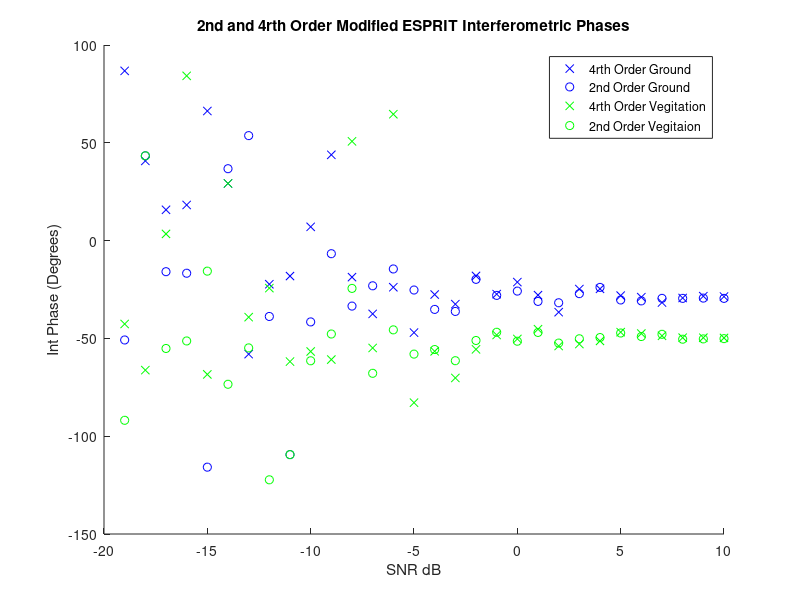
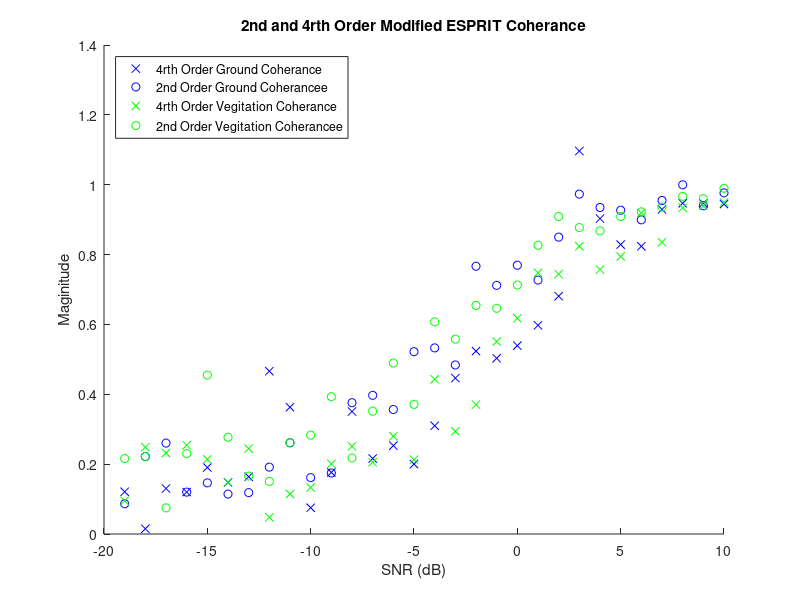

Source code (MATLAB) for these figures, in order:
%% Afric_Sim_test_ESPRIT
clc;clear;
%% Initializations
alpha = 1; %ground weighting factor
beta = 1;   %veg weighting factor

Pol_ground = [1;-1;0]/sqrt(2);
Pol_Cum_ground = [1;1;0;-1;0;0]/sqrt(3); %ground
Pol_vegitation = [1;1;1]/sqrt(3);
Pol_Cum_vegitation = [1;1;1;1;1;1]/sqrt(6); %vegitation

G_O = 30;
ground_offset = G_O*pi/180; % ground interferomitry offset
V_O = 50;
vegitation_offset = V_O*pi/180;    % veg interferomitry offset

Averaged_samples = 1;
Window = 81;    %size of window
SNR_samples = 30;

ground_phase_4 = zeros(SNR_samples,1);
ground_mag_4 = zeros(SNR_samples,1);
ground_phase_2 = zeros(SNR_samples,1);
ground_mag_2 = zeros(SNR_samples,1);

vegitation_phase_4 = zeros(SNR_samples,1);
vegitation_mag_4 = zeros(SNR_samples,1);
vegitation_phase_2 = zeros(SNR_samples,1);
vegitation_mag_2 = zeros(SNR_samples,1);

SNR = zeros(1,SNR_samples);
%% Matrix Construction
for SNR_sample = 1:SNR_samples;
    
    SNR(SNR_sample)=SNR_sample-20;
    Noise = (10^(-SNR(SNR_sample)/20))/sqrt(3);
    
    for unusedvariable = 1:Averaged_samples
        
        g =  Pol_ground*(sqrt(-2*log(1-rand(1,Window))).*exp(1i*2*pi*rand(1,Window)));
        v =  Pol_vegitation*(sqrt(-2*log(1-rand(1,Window))).*exp(1i*2*pi*rand(1,Window)));
        
        s1 = alpha*g + beta*v;
        s2 = alpha*exp(1i*ground_offset)*g + beta*exp(1i*vegitation_offset)*v;
        
        s1_Noise = s1 + Noise*sqrt(-2*log(1-rand(3,Window))).*exp(1i*2*pi*rand(3,Window));
        s2_Noise = s2 + Noise*sqrt(-2*log(1-rand(3,Window))).*exp(1i*2*pi*rand(3,Window));
        
        
        %% Fourth Order ESPRIT
        S1_4=[s1_Noise(1,:).*s1_Noise(1,:)
            s1_Noise(2,:).*s1_Noise(2,:)
            s1_Noise(3,:).*s1_Noise(3,:)
            s1_Noise(1,:).*s1_Noise(2,:)
            s1_Noise(1,:).*s1_Noise(3,:)
            s1_Noise(2,:).*s1_Noise(3,:)];
        
        S2_4=[s2_Noise(1,:).*s2_Noise(1,:)
            s2_Noise(2,:).*s2_Noise(2,:)
            s2_Noise(3,:).*s2_Noise(3,:)
            s2_Noise(1,:).*s2_Noise(2,:)
            s2_Noise(1,:).*s2_Noise(3,:)
            s2_Noise(2,:).*s2_Noise(3,:)];
        
        R1_4 = S1_4*S1_4'/Window;
        R2_4 = S1_4*S2_4'/Window;
        
        [eigenvec_4,eigenval_4] = eig(pinv(R1_4)*R2_4);
        
        polfilter_4 = abs(Pol_Cum_ground'*eigenvec_4);
        [~,srt_4] = sort(polfilter_4,'descend');
        ground_phase_4(SNR_sample) = ground_phase_4(SNR_sample)...
            + 0.5*angle(eigenval_4(srt_4(1),srt_4(1)))/Averaged_samples;
        
        ground_mag_4(SNR_sample) = ground_mag_4(SNR_sample)...
            + abs(eigenval_4(srt_4(1),srt_4(1)))/Averaged_samples;
        
        polfilter_4 = abs(Pol_Cum_vegitation'*eigenvec_4);
        [~,srt_4] = sort(polfilter_4,'descend');
        vegitation_phase_4(SNR_sample) = vegitation_phase_4(SNR_sample)...
            + 0.5*angle(eigenval_4(srt_4(1),srt_4(1)))/Averaged_samples;
        
        vegitation_mag_4(SNR_sample) = vegitation_mag_4(SNR_sample)...
            + abs(eigenval_4(srt_4(1),srt_4(1)))/Averaged_samples;
        %% Second Order ESPRIT
        S1_2 = [s1_Noise(1,:)
            s1_Noise(2,:)
            s1_Noise(3,:)];
        
        S2_2 = [s2_Noise(1,:)
            s2_Noise(2,:)
            s2_Noise(3,:)];
        
        R1_2 = S1_2*S1_2'/Window;
        R2_2 = S1_2*S2_2'/Window;
        
        [eigenvec_2,eigenval_2] = eig(pinv(R1_2)*R2_2);
        
        polfilter_2 = abs(Pol_ground'*eigenvec_2);
        [~,srt_2] = sort(polfilter_2,'descend');
        ground_phase_2(SNR_sample) = ground_phase_2(SNR_sample)...
            + angle(eigenval_2(srt_2(1),srt_2(1)))/Averaged_samples;
        
        ground_mag_2(SNR_sample) = ground_mag_2(SNR_sample)...
            + abs(eigenval_2(srt_2(1),srt_2(1)))/Averaged_samples;
        
        polfilter_2 = abs(Pol_vegitation'*eigenvec_2);
        [~,srt_2] = sort(polfilter_2,'descend');
        vegitation_phase_2(SNR_sample) = vegitation_phase_2(SNR_sample)...
            + angle(eigenval_2(srt_2(1),srt_2(1)))/Averaged_samples;
        
        vegitation_mag_2(SNR_sample) = vegitation_mag_2(SNR_sample)...
            + abs(eigenval_2(srt_2(1),srt_2(1)))/Averaged_samples;
        
    end
end
%% Plotting Results

figure(1);
title('2nd and 4rth Order Modified ESPRIT Interferometric Phases');
xlabel('SNR dB');ylabel('Int Phase (Degrees)');
hold on;
plot(SNR,ground_phase_4*180/pi,'bx');
plot(SNR,ground_phase_2*180/pi,'bo');
plot(SNR,vegitation_phase_4*180/pi,'gx');
plot(SNR,vegitation_phase_2*180/pi,'go');
legend('4rth Order Ground','2nd Order Ground','4rth Order Vegitation'...
    ,'2nd Order Vegitaion','Location','northeast')
hold off

figure(2)
title('2nd and 4rth Order Modified ESPRIT Coherance');
xlabel('SNR (dB)');ylabel('Maginitude')
hold on;
plot(SNR,ground_mag_4,'bx');
plot(SNR,ground_mag_2,'bo');
plot(SNR,vegitation_mag_4,'gx');
plot(SNR,vegitation_mag_2,'go');
legend('4rth Order Ground Coherance','2nd Order Ground Coherancee',...
    '4rth Order Vegitation Coherance','2nd Order Vegitation Coherancee','Location','northwest');
hold off;
